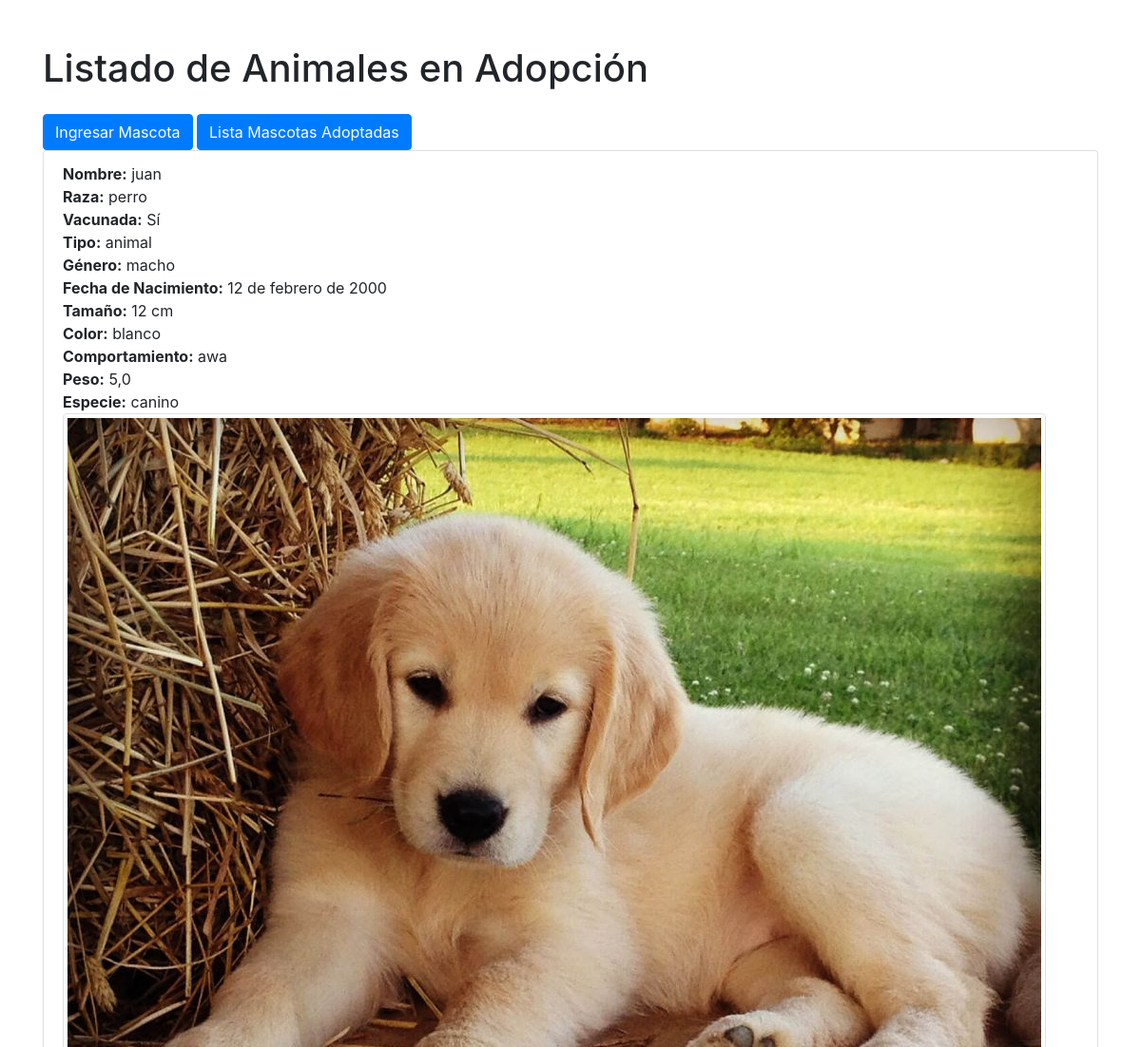
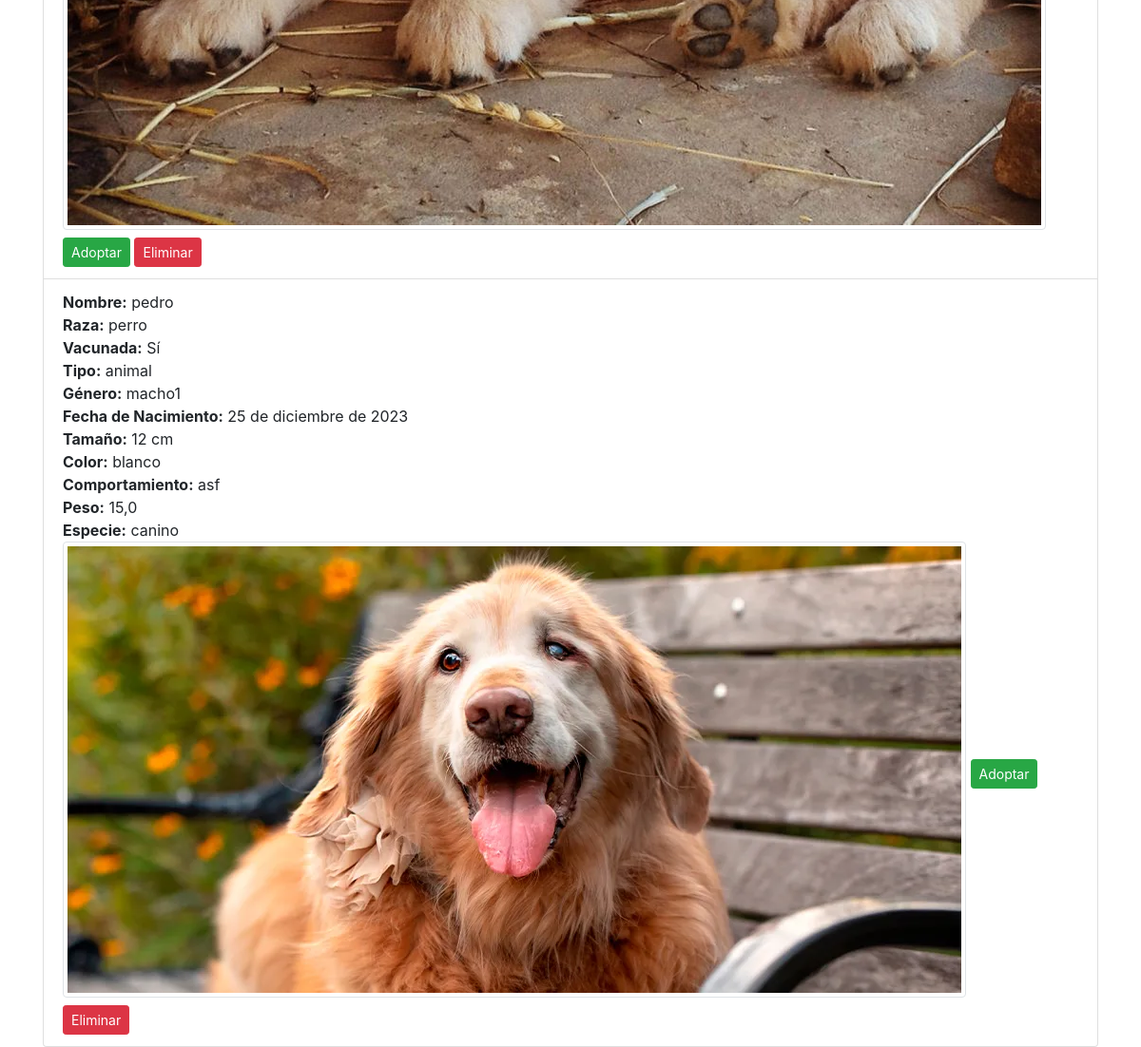
The page /listado_mascotas/ on the database its author committed (2 pictures, top to bottom).
### mascotas/models.py (models this page shows, shortened)
class Mascota(models.Model):
    id_mascotas = models.AutoField(primary_key=True)
    rut_usuario = models.ForeignKey('mascotas.Usuario', related_name='mascotas', on_delete=models.CASCADE)
    nombre_m = models.CharField(max_length=100)
    raza_m = models.CharField(max_length=100)
    vacuna_m = models.BooleanField(default=False)
    tipo_m = models.CharField(max_length=100)
    genero_m = models.CharField(max_length=10)
    fecha_nac_m = models.DateField()
    tamaño_m = models.CharField(max_length=20)
    color_m = models.CharField(max_length=50)
    comportamiento_m = models.TextField()
    peso_m = models.FloatField()
    especie_m = models.CharField(max_length=50)
    imagen = models.ImageField(upload_to='uploads', blank=True, null=True)
    class Meta:
        app_label = 'mascotas'

### mascotas/views.py (the view)
# urls.py: path('listado_mascotas/', views.listado_mascotas, name='listado_mascotas'),
def listado_mascotas(request):
    mascotas = Mascota.objects.all()
    return render(request, 'mascotas/listado_mascotas.html', {'mascotas': mascotas})

### mascotas/templates/mascotas/listado_mascotas.html (shortened to what this page needs)
<!DOCTYPE html>
<html lang="es">
<head>
    <link rel="stylesheet" href="https://stackpath.bootstrapcdn.com/bootstrap/4.5.2/css/bootstrap.min.css">
</head>
<body class="container mt-5">
    <h1>Listado de Animales en Adopción</h1>
    <a href="{% url 'ingresar_mascota' %}" class="btn btn-primary mt-3">Ingresar Mascota</a>
    <a href="{% url 'adoptar_mascota_lista' %}" class="btn btn-primary mt-3">Lista Mascotas Adoptadas</a>
    <ul class="list-group">
        {% for mascota in mascotas %}
            <li class="list-group-item">
                <strong>Nombre:</strong> {{ mascota.nombre_m }}<br>
                <strong>Raza:</strong> {{ mascota.raza_m }}<br>
                <strong>Vacunada:</strong> {% if mascota.vacuna_m %}Sí{% else %}No{% endif %}<br>
                <strong>Tipo:</strong> {{ mascota.tipo_m }}<br>
                <strong>Género:</strong> {{ mascota.genero_m }}<br>
                <strong>Fecha de Nacimiento:</strong> {{ mascota.fecha_nac_m }}<br>
                <strong>Tamaño:</strong> {{ mascota.tamaño_m }}<br>
                <strong>Color:</strong> {{ mascota.color_m }}<br>
                <strong>Comportamiento:</strong> {{ mascota.comportamiento_m }}<br>
                <strong>Peso:</strong> {{ mascota.peso_m }}<br>
                <strong>Especie:</strong> {{ mascota.especie_m }}<br>
                {% if mascota.imagen %}
                <img src="{{ mascota.imagen.url }}" alt="Imagen de {{ mascota.nombre_m }}" class="img-thumbnail">
                {% endif %}
                <a href="{% url 'adoptar_mascota' mascota.id_mascotas %}" class="btn btn-success btn-sm mt-2">Adoptar</a>
                <form method="post" action="{% url 'eliminar_mascota' mascota.id_mascotas %}" style="display:inline;">
                    <button type="submit" class="btn btn-danger btn-sm mt-2">Eliminar</button>
                </form>
            </li>
        {% endfor %}
    </ul>
</body>
</html>

### rows shown on the page
Mascota: nombre_m "juan", raza_m "perro", vacuna_m "Sí", tipo_m "animal", genero_m "macho", fecha_nac_m "12 de febrero de 2000", tamaño_m "12 cm", color_m "blanco", comportamiento_m "awa", peso_m "5,0", especie_m "canino", imagen (picture)
Mascota: nombre_m "pedro", raza_m "perro", vacuna_m "Sí", tipo_m "animal", genero_m "macho1", fecha_nac_m "25 de diciembre de 2023", tamaño_m "12 cm", color_m "blanco", comportamiento_m "asf", peso_m "15,0", especie_m "canino", imagen (picture)
